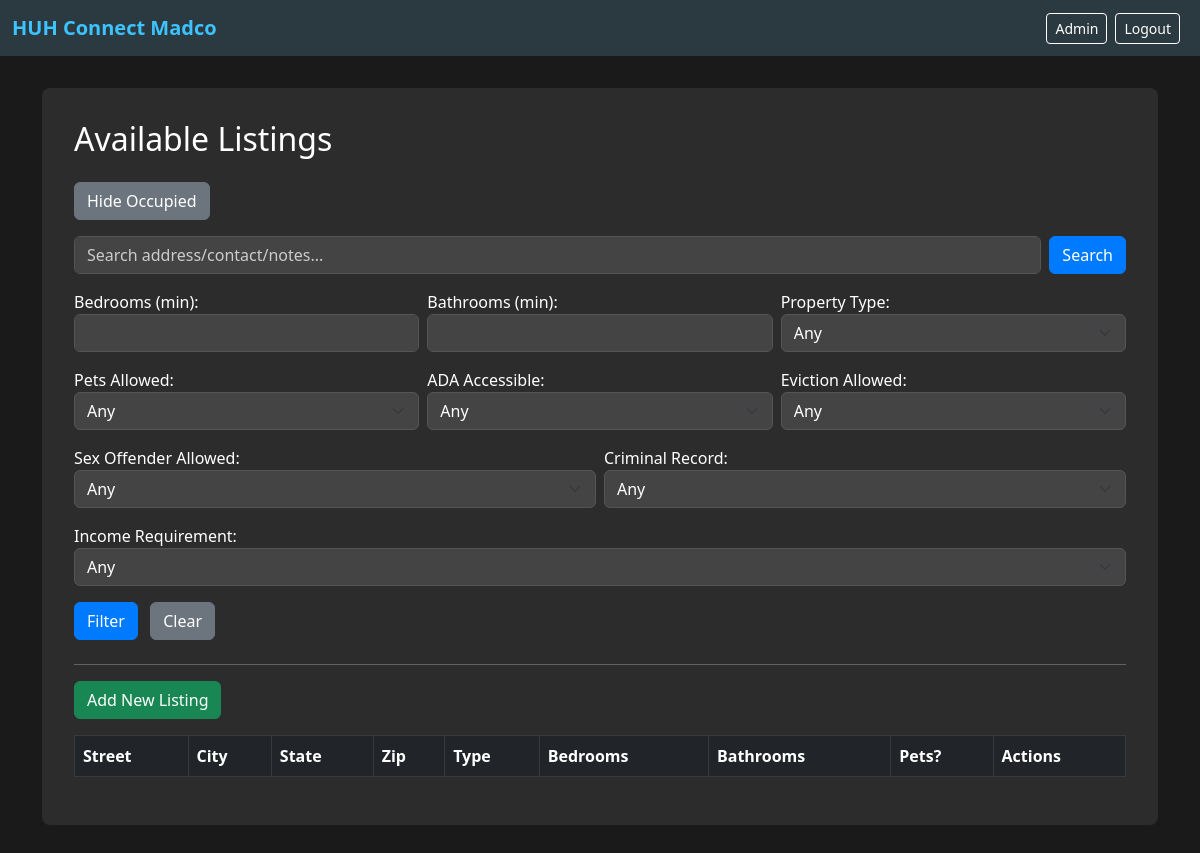
/?show_occupied=1 (signed in), run on an earlier commit of the app's database.
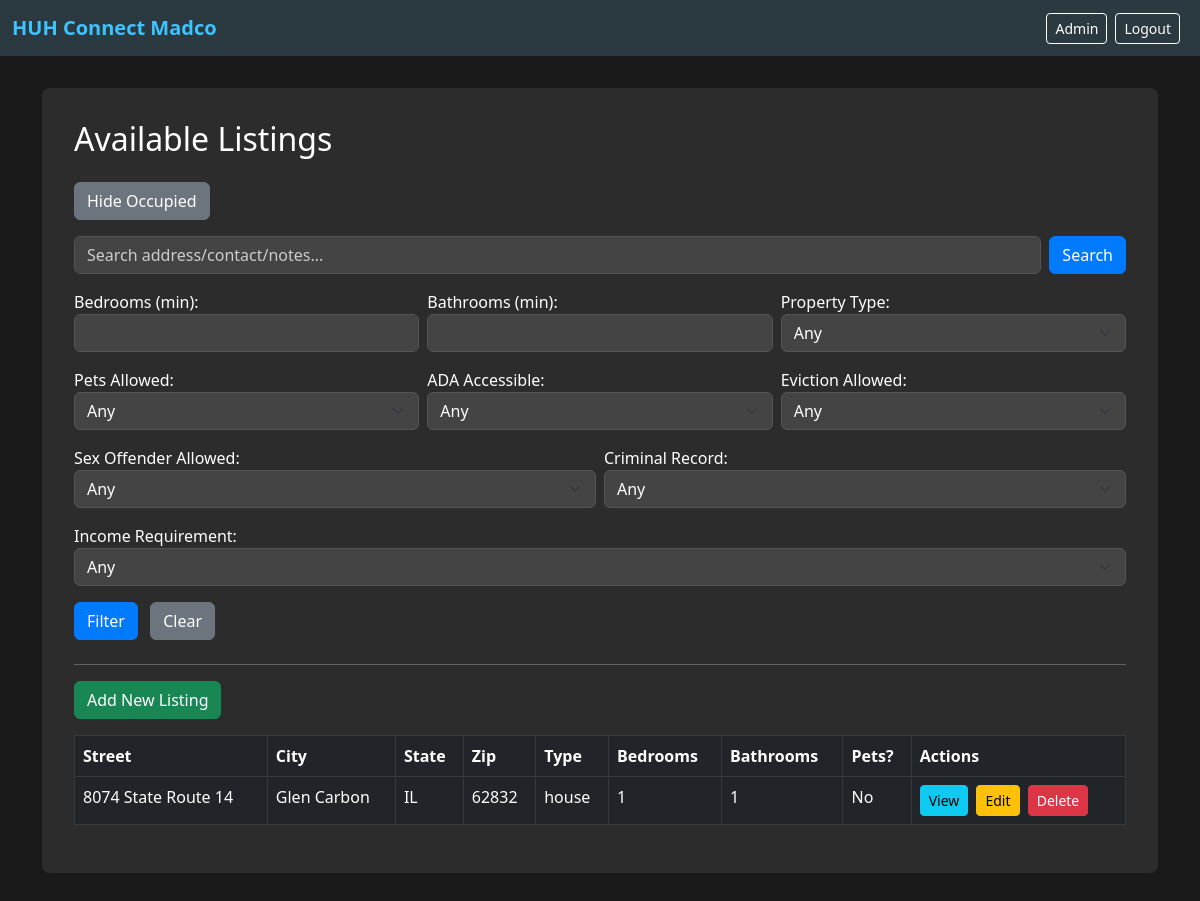
And on a later commit of the database.
### housing_app/models.py (models this page shows, shortened)
class Listing(models.Model):
    street = models.CharField(max_length=255, blank=True, null=True)
    city   = models.CharField(max_length=100, blank=True, null=True)
    state  = models.CharField(max_length=50, blank=True, null=True)
    zip    = models.CharField(max_length=20, blank=True, null=True)
    landlord_cell  = models.CharField(max_length=50, blank=True, null=True)
    landlord_email = models.EmailField(blank=True, null=True)
    is_available = models.BooleanField(default=True)  # True=Available, False=Occupied
    bedrooms  = models.IntegerField(default=1)
    bathrooms = models.IntegerField(default=1)
    property_type = models.CharField(
        max_length=20,
        choices=PROPERTY_TYPES,
        default='house'
    )
    pets_allowed          = models.BooleanField(choices=YES_NO_CHOICES, default=False)
    ada_accessible        = models.BooleanField(choices=YES_NO_CHOICES, default=False)
    income_requirement    = models.CharField(max_length=20, choices=INCOME_CHOICES, blank=True, null=True)
    past_eviction_allowed = models.BooleanField(choices=YES_NO_CHOICES, default=False)
    sex_offender_allowed  = models.BooleanField(choices=YES_NO_CHOICES, default=False)
    criminal_record_allowed = models.CharField(
        max_length=12,
        choices=CRIMINAL_RECORD_CHOICES,
        default='none'
    )
    additional_info = models.TextField(blank=True, null=True)
    misc_notes = models.TextField(blank=True, null=True)
    image1 = models.ImageField(upload_to='property_images/', blank=True, null=True)
    image2 = models.ImageField(upload_to='property_images/', blank=True, null=True)
    image3 = models.ImageField(upload_to='property_images/', blank=True, null=True)
    created_at = models.DateTimeField(auto_now_add=True)
    updated_at = models.DateTimeField(auto_now=True)

### housing_app/views.py (the view, shortened to what this page needs)
# urls.py: path('', views.listing_list, name='listing_list'),
@login_required
@user_passes_test(is_approved)
def listing_list(request):
    qs = Listing.objects.all()
    show_occupied = request.GET.get('show_occupied', '0')
    if show_occupied != '1':
        qs = qs.filter(is_available=True)
    search = request.GET.get('search')
    bedrooms = request.GET.get('bedrooms')
    if bedrooms:
        qs = qs.filter(bedrooms__gte=bedrooms)
    bathrooms = request.GET.get('bathrooms')
    if bathrooms:
        qs = qs.filter(bathrooms__gte=bathrooms)
    property_type = request.GET.get('property_type')
    if property_type:
        qs = qs.filter(property_type=property_type)
    pets_allowed = request.GET.get('pets_allowed')
    if pets_allowed in ['True', 'False']:
        qs = qs.filter(pets_allowed=(pets_allowed == 'True'))
    ada_accessible = request.GET.get('ada_accessible')
    if ada_accessible in ['True', 'False']:
        qs = qs.filter(ada_accessible=(ada_accessible == 'True'))
    past_eviction_allowed = request.GET.get('past_eviction_allowed')
    if past_eviction_allowed in ['True', 'False']:
        qs = qs.filter(past_eviction_allowed=(past_eviction_allowed == 'True'))
    sex_offender_allowed = request.GET.get('sex_offender_allowed')
    if sex_offender_allowed in ['True', 'False']:
        qs = qs.filter(sex_offender_allowed=(sex_offender_allowed == 'True'))
    criminal_record_allowed = request.GET.get('criminal_record_allowed')
    if criminal_record_allowed in ['none', 'misdemeanor', 'felony']:
        qs = qs.filter(criminal_record_allowed=criminal_record_allowed)
    inc_req = request.GET.get('income_requirement')
    if inc_req in ['under_20', '30_40', '40_50', '50_plus']:
        qs = qs.filter(income_requirement=inc_req)
    return render(request, 'housing_app/listing_list.html', {'listings': qs})

### housing_app/templatetags/group_tags.py (called while the page is built)
@register.filter(name='has_group')
def has_group(user, group_name):
    if not user.is_authenticated:
        return False
    return user.groups.filter(name=group_name).exists()

### housing_app/views.py (called while the page is built)
def is_approved(user):
    return (
        user.groups.filter(name='Volunteer').exists()
        or user.groups.filter(name='Social Worker').exists()
        or user.is_superuser
    )

### housing_app/templates/housing_app/listing_list.html (shortened to what this page needs)
{% extends 'housing_app/base.html' %}
{% load static %}
{% load group_tags %}
{% block content %}
<h2 class="mb-4">Available Listings</h2>
{% if request.GET.show_occupied == '1' %}
  <a class="btn btn-secondary mb-3" href="?">Hide Occupied</a>
{% else %}
  <a class="btn btn-secondary mb-3" href="?show_occupied=1">Show Occupied</a>
{% endif %}
<form method="GET" class="mb-3">
  <div class="row gx-2 gy-2">
    <div class="col">
      <input
        type="text"
        name="search"
        class="form-control"
        placeholder="Search address/contact/notes..."
        value="{{ request.GET.search|default_if_none:'' }}"
      >
    </div>
    <div class="col-auto">
      <button type="submit" class="btn btn-primary">Search</button>
    </div>
  </div>
</form>
<form method="GET" class="mb-4">
  <div class="row gx-2 gy-2 mb-3">
    <div class="col">
      <label>Bedrooms (min):</label>
      <input
        type="number"
        name="bedrooms"
        class="form-control"
        value="{{ request.GET.bedrooms|default_if_none:'' }}"
      >
    </div>
    <div class="col">
      <label>Bathrooms (min):</label>
      <input
        type="number"
        name="bathrooms"
        class="form-control"
        value="{{ request.GET.bathrooms|default_if_none:'' }}"
      >
    </div>
    <div class="col">
      <label>Property Type:</label>
      <select name="property_type" class="form-select">
        <option value="">Any</option>
      </select>
    </div>
  </div>
  <div class="row gx-2 gy-2 mb-3">
    <div class="col">
      <label>Pets Allowed:</label>
      <select name="pets_allowed" class="form-select">
        <option value="">Any</option>
      </select>
    </div>
    <div class="col">
      <label>ADA Accessible:</label>
      <select name="ada_accessible" class="form-select">
        <option value="">Any</option>
      </select>
    </div>
    <div class="col">
      <label>Eviction Allowed:</label>
      <select name="past_eviction_allowed" class="form-select">
        <option value="">Any</option>
      </select>
    </div>
  </div>
  <div class="row gx-2 gy-2 mb-3">
    <div class="col">
      <label>Sex Offender Allowed:</label>
      <select name="sex_offender_allowed" class="form-select">
        <option value="">Any</option>
      </select>
    </div>
    <div class="col">
      <label>Criminal Record:</label>
      <select name="criminal_record_allowed" class="form-select">
        <option value="">Any</option>
      </select>
    </div>
  </div>
  <div class="row gx-2 gy-2 mb-3">
    <div class="col">
      <label>Income Requirement:</label>
      <select name="income_requirement" class="form-select">
        <option value="">Any</option>
      </select>
    </div>
  </div>
  <button type="submit" class="btn btn-primary">Filter</button>
  <a href="{% url 'housing_app:listing_list' %}" class="btn btn-secondary ms-2">Clear</a>
</form>
<hr class="text-white">
{% if user|has_group:"Volunteer" or user.is_superuser %}
  <a class="btn btn-success mb-3" href="{% url 'housing_app:listing_create' %}">
    Add New Listing
  </a>
{% endif %}
<table class="table table-dark table-bordered">
  <thead>
    <tr>
      <th>Street</th>
      <th>City</th>
      <th>State</th>
      <th>Zip</th>
      <th>Type</th>
      <th>Bedrooms</th>
      <th>Bathrooms</th>
      <th>Pets?</th>
      <th>Actions</th>
    </tr>
  </thead>
  <tbody>
    {% for listing in listings %}
      <tr>
        <td>{{ listing.street }}</td>
        <td>{{ listing.city }}</td>
        <td>{{ listing.state }}</td>
        <td>{{ listing.zip }}</td>
        <td>{{ listing.property_type }}</td>
        <td>{{ listing.bedrooms }}</td>
        <td>{{ listing.bathrooms }}</td>
        <td>{% if listing.pets_allowed %}Yes{% else %}No{% endif %}</td>
        <td>
          <a
            href="{% url 'housing_app:listing_detail' listing.pk %}"
            class="btn btn-info btn-sm me-1"
          >
            View
          </a>
          {% if user|has_group:"Volunteer" or user.is_superuser %}
            <a
              href="{% url 'housing_app:listing_update' listing.pk %}"
              class="btn btn-warning btn-sm me-1"
            >
              Edit
            </a>
          {% endif %}
          {% if user.is_superuser %}
            <form
              method="POST"
              action="{% url 'housing_app:listing_delete' listing.pk %}"
              class="d-inline-block"
            >
              <button
                type="submit"
                class="btn btn-danger btn-sm"
              >
                Delete
              </button>
            </form>
          {% endif %}
        </td>
      </tr>
    {% endfor %}
  </tbody>
</table>
{% endblock %}

### housing_app/templates/housing_app/base.html (shortened to what this page needs)
<!DOCTYPE html>
<html>
<head>
  <link rel="stylesheet" href="https://cdn.jsdelivr.net/npm/bootstrap@5.2.3/dist/css/bootstrap.min.css">
</head>
<body>
  <nav class="navbar navbar-expand-lg navbar-dark bg-custom">
    <div class="container-fluid">
      <a class="navbar-brand fw-bold" href="{% url 'housing_app:listing_list' %}">
        HUH Connect Madco
      </a>
      <div class="collapse navbar-collapse" id="navbarContent">
        <ul class="navbar-nav ms-auto d-flex align-items-center">
          {% if user.is_authenticated %}
            <li class="nav-item me-2">
              <a class="btn btn-outline-light btn-sm" href="{% url 'admin:index' %}">
                Admin
              </a>
            </li>
            <li class="nav-item me-2">
              <form method="POST" action="{% url 'logout' %}" class="d-inline">
                <button type="submit" class="btn btn-outline-light btn-sm">
                  Logout
                </button>
              </form>
            </li>
          {% endif %}
        </ul>
      </div>
    </div>
  </nav>
  <div class="container">
    <div class="page-card">
      {% block content %}
      {% endblock %}
    </div>
  </div>
</body>
</html>

### housing_app/templates/housing_app/base.html (style rules this page uses)
body { background-color: #1a1a1a; color: #fff; margin: 0; padding: 0; }
.navbar-dark.bg-custom { background-color: #2b3940; }
.navbar-brand { color: #3dc3ff !important; }
.page-card { background: #2c2c2c; color: #fff; border-radius: 8px; padding: 2rem; margin-top: 2rem; margin-bottom: 2rem; }
.form-control, .form-select { background-color: #444; color: #fff; border: 1px solid #555; }
.form-control::placeholder { color: #ccc; }
.btn-primary { background-color: #007bff; border-color: #007bff; }
.btn-outline-light { border-color: #fff; color: #fff; }

What changed in the data, as far as the page shows it:
added Listing: street "8074 State Route 14", city "Glen Carbon", state "IL", zip "62832", property_type "house", bedrooms "1", bathrooms "1", pets_allowed "No"
